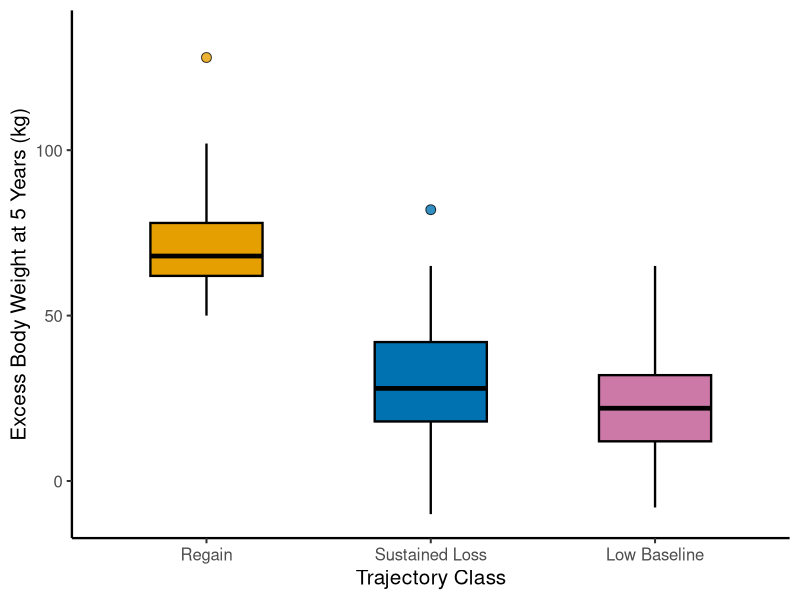

The R source for this figure:
library(ggplot2)
library(dplyr)

df = read.csv("data.csv")
box_df = df |> group_by(class) |> slice(1) |> ungroup() |> mutate(class = factor(class))
outlier_df = df |> filter(!is.na(outlier)) |> mutate(class = factor(class))

class_colors = c("1" = "#E69F00", "2" = "#0072B2", "3" = "#CC79A7")

p = ggplot(box_df, aes(x = class, fill = class)) +
  geom_boxplot(
    aes(ymin = ymin, lower = lower, middle = middle, upper = upper, ymax = ymax),
    stat = "identity", color = "black", linewidth = 0.8, width = 0.5, outlier.shape = NA
  ) +
  geom_point(data = outlier_df, aes(x = class, y = outlier, fill = class),
             size = 3, alpha = 0.8, shape = 21, color = "black") +
  scale_fill_manual(values = class_colors) +
  scale_x_discrete(labels = c("1" = "Regain", "2" = "Sustained Loss", "3" = "Low Baseline")) +
  scale_y_continuous(breaks = c(0, 50, 100), limits = c(NA, 135)) +
  labs(x = "Trajectory Class", y = "Excess Body Weight at 5 Years (kg)") +
  theme_classic(base_size = 15) +
  theme(legend.position = "none", axis.line = element_line(linewidth = 0.8))

ggsave("figs1c.png", p, width = 5, height = 4, dpi = 800, bg = "white")
